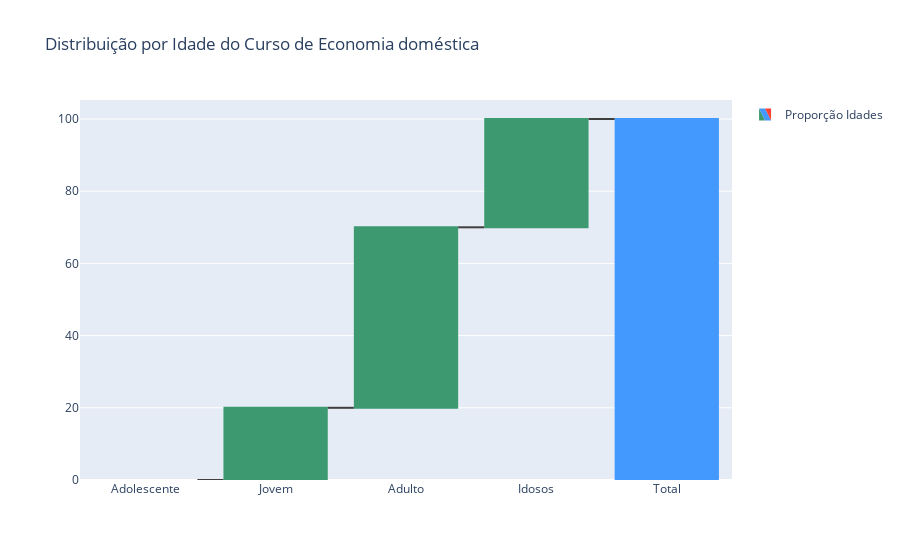

Notebook code for this chart:
### Code cell
fig = go.Figure(go.Waterfall(
    name = "Proporção Idades", orientation = "v",
    measure = ["relative", "relative", "relative", "relative", "total"],
    x = ["Adolescente", "Jovem", "Adulto", "Idosos", "Total"],
    y = [df_idoso['%Adolescente'].values[0], df_idoso['%Jovem'].values[0], df_idoso['%Adulto'].values[0], df_idoso['%Idosos'].values[0], 0],
    connector = {"line":{"color":"rgb(63, 63, 63)"}},
))

curso = df_idoso['NO_CINE_ROTULO'].values[0]

fig.update_layout(
        title = f'Distribuição por Idade do Curso de {curso}',
        showlegend = True
)

fig.show()

### Figure 1 — Plotly figure (JSON) as saved in the notebook; plotly's stock layout.template omitted (floating-point values rounded to 4 significant figures)
{"data": [{"connector": {"line": {"color": "rgb(63, 63, 63)"}}, "measure": ["relative", "relative", "relative", "relative", "total"], "name": "Proporção Idades", "orientation": "v", "type": "waterfall", "x": ["Adolescente", "Jovem", "Adulto", "Idosos", "Total"], "y": [0, 20, 50, 30, 0]}], "layout": {"showlegend": true, "title": {"text": "Distribuição por Idade do Curso de Economia doméstica"}}}
